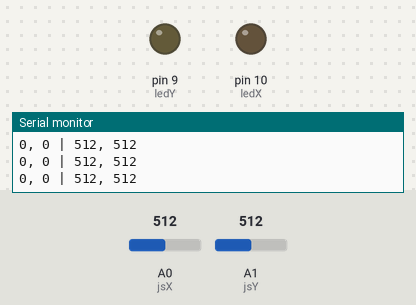
A sketch run on a simulated Arduino Uno, built with avr-gcc and run on an emulated ATmega328P. On the bench: output pins drawn as LEDs (lit = HIGH), the last lines printed to the serial monitor. The inputs (shaded band) are chosen by the test bench; at power-on: A1 (jsY) = 512, A0 (jsX) = 512.

Above: at 1.2 s.
1.3 s: A1 (jsY) set to 789
4.3 s: A1 (jsY) set to 815
At 5.42 s:
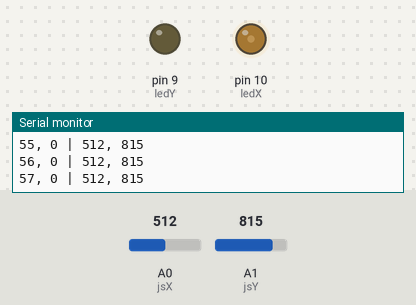
At 6.36 s:
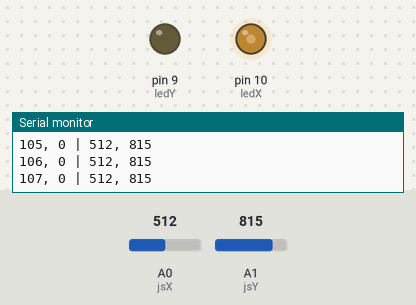
7.3 s: A1 (jsY) set to 122
10.3 s: A0 (jsX) set to 993
At 11.46 s:
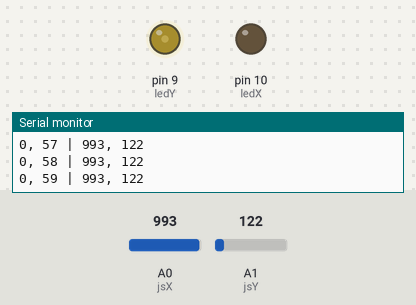
13.3 s: A0 (jsX) set to 1012
Timing chart, 0 to 16.8 s (numbered marks = the images above; inputs shaded):
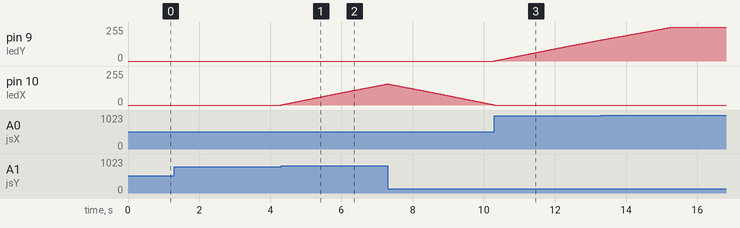

Measured:
- the behaviour switches between 800 and 801 on A1 (jsY) (found by bisection; images 0 and 1)
- after the input at 4.3 s, pin 10 (ledX): moves from 0/255 to 158/255 over 3.0 s, starting at once
- after the input at 7.3 s, pin 9 (ledY): 0/255 → 1/255 after 3.0 s

The sketch:

joystickTesting_nano.ino
```cpp
int valX = 0;
int valY = 0;

const int ledX = 10;
const int ledY = 9;

const int jsX = A0;
const int jsY = A1;

void setup() {
  pinMode(ledX, OUTPUT);
  pinMode(ledY, OUTPUT);

  pinMode(jsX, INPUT);
  pinMode(jsY, INPUT);

  Serial.begin(9600);
}

void loop() {
  const int mjs = 500;
  const int tol = 300;

  int newX = analogRead(jsX);
  int newY = analogRead(jsY);

  if (newY > (mjs + tol) && valX < 255 && valY == 0) {
    valX = valX + 1;
  }
  else if (newY < (mjs - tol) && valX > 0) {
    valX = valX - 1;
  }

  if (newY < (mjs - tol) && valY < 255 && valX == 0) {
    valY = valY + 1;
  }
  else if (newY > (mjs + tol) && valY > 0) {
    valY = valY - 1;
  }

  analogWrite(ledX, valX);
  analogWrite(ledY, valY);

  Serial.print(valX); Serial.print(", "); Serial.print(valY); Serial.print(" | ");
  Serial.print(newX); Serial.print(", "); Serial.println(newY);
}
```
